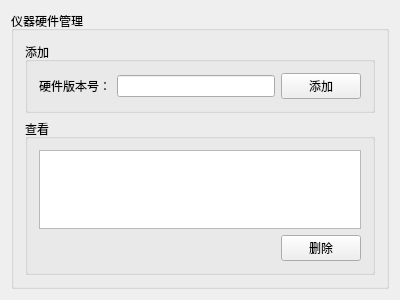
<?xml version="1.0" encoding="UTF-8"?>
<ui version="4.0">
 <class>HardwareWidget</class>
 <widget class="QWidget" name="HardwareWidget">
  <property name="geometry">
   <rect>
    <x>0</x>
    <y>0</y>
    <width>400</width>
    <height>300</height>
   </rect>
  </property>
  <property name="windowTitle">
   <string>HardwareWidget</string>
  </property>
  <layout class="QHBoxLayout" name="horizontalLayout">
   <item>
    <widget class="QGroupBox" name="groupBox">
     <property name="title">
      <string>仪器硬件管理</string>
     </property>
     <layout class="QVBoxLayout" name="verticalLayout">
      <item>
       <widget class="QGroupBox" name="groupBox_2">
        <property name="title">
         <string>添加</string>
        </property>
        <layout class="QHBoxLayout" name="horizontalLayout_2">
         <item>
          <widget class="QLabel" name="label">
           <property name="text">
            <string>硬件版本号：</string>
           </property>
          </widget>
         </item>
         <item>
          <widget class="QLineEdit" name="lineEdit"/>
         </item>
         <item>
          <widget class="QPushButton" name="pushButton">
           <property name="text">
            <string>添加</string>
           </property>
          </widget>
         </item>
        </layout>
       </widget>
      </item>
      <item>
       <widget class="QGroupBox" name="groupBox_3">
        <property name="title">
         <string>查看</string>
        </property>
        <layout class="QVBoxLayout" name="verticalLayout_2">
         <item>
          <widget class="QListWidget" name="listWidget"/>
         </item>
         <item>
          <layout class="QHBoxLayout" name="horizontalLayout_3">
           <item>
            <spacer name="horizontalSpacer">
             <property name="orientation">
              <enum>Qt::Horizontal</enum>
             </property>
             <property name="sizeHint" stdset="0">
              <size>
               <width>40</width>
               <height>20</height>
              </size>
             </property>
            </spacer>
           </item>
           <item>
            <widget class="QPushButton" name="pushButton_2">
             <property name="text">
              <string>删除</string>
             </property>
            </widget>
           </item>
          </layout>
         </item>
        </layout>
       </widget>
      </item>
     </layout>
    </widget>
   </item>
  </layout>
 </widget>
 <layoutdefault spacing="6" margin="11"/>
 <resources/>
 <connections/>
</ui>
